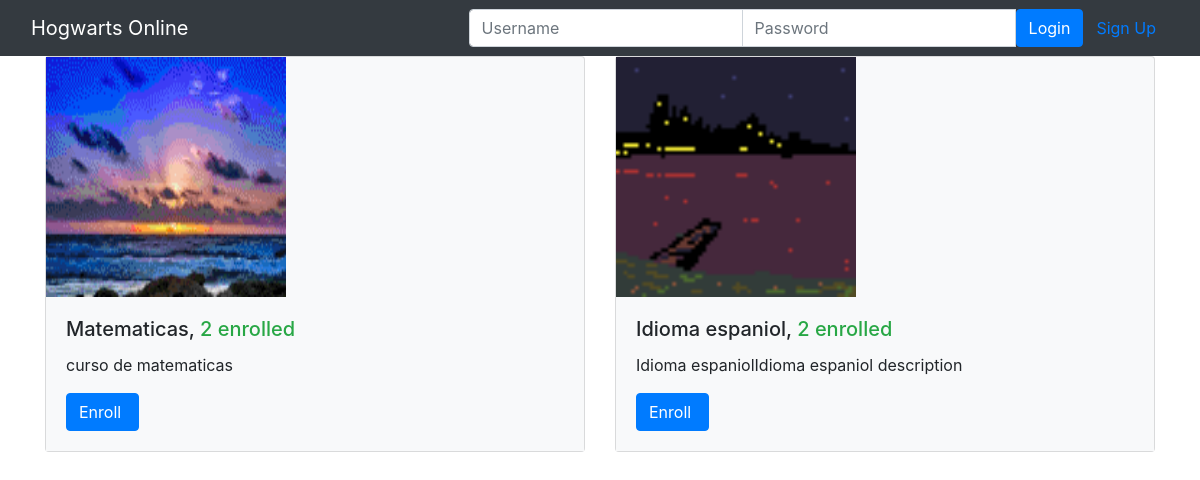
The page /onlinecourse/ on the database as committed earlier.
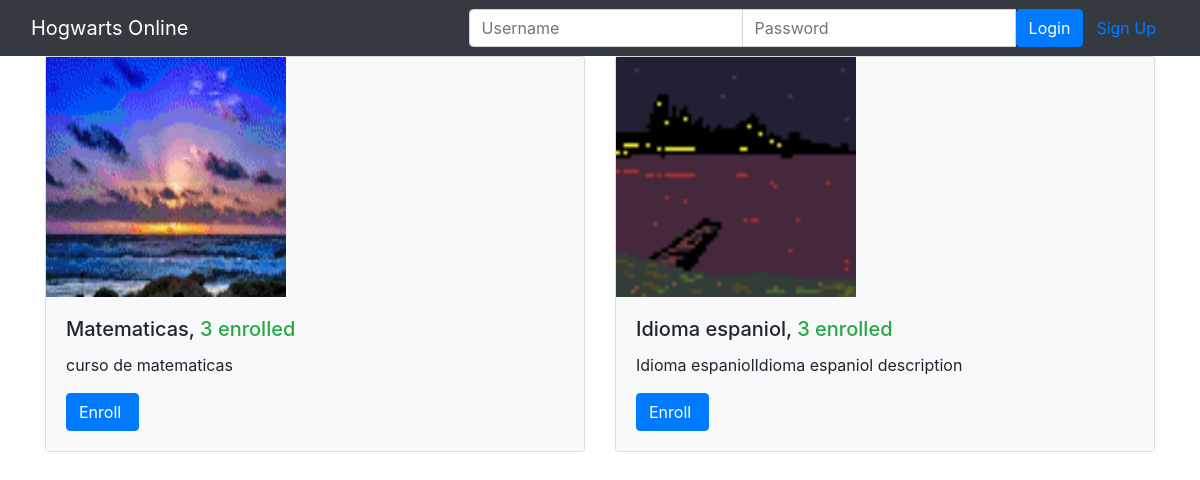
The same page on the database as committed later.
### onlinecourse/models.py (models this page shows, shortened)
class Course(models.Model):
    name = models.CharField(null=False, max_length=30, default='online course')
    image = models.ImageField(upload_to='course_images/')
    description = models.CharField(max_length=1000)
    pub_date = models.DateField(null=True)
    instructors = models.ManyToManyField(Instructor)
    users = models.ManyToManyField(settings.AUTH_USER_MODEL, through='Enrollment')
    total_enrollment = models.IntegerField(default=0)
    is_enrolled = False

### onlinecourse/views.py (the view)
class CourseListView(generic.ListView):
    template_name = 'onlinecourse/course_list_bootstrap.html'
    context_object_name = 'course_list'
    def get_queryset(self):
        user = self.request.user
        courses = Course.objects.order_by('-total_enrollment')[:10]
        for course in courses:
            if user.is_authenticated:
                course.is_enrolled = check_if_enrolled(user, course)
        return courses

### onlinecourse/templates/onlinecourse/course_list_bootstrap.html (shortened to what this page needs)
<!DOCTYPE html>
<html lang="en">
<head>
    {% load static %}
    <link rel="stylesheet" href="https://maxcdn.bootstrapcdn.com/bootstrap/4.5.2/css/bootstrap.min.css">
</head>
<body>
    <nav class="navbar navbar-dark bg-dark">
        <div class="container-fluid">
            <div class="navbar-header">
                <a class="navbar-brand" href="#">Hogwarts Online</a>
            </div>
            <ul class="nav navbar-nav navbar-right">
                {% if user.is_authenticated %}
                <li>
                    <a class="btn btn-link" href="#">{{ user.first_name }}({{ user.username }})</a>
                    <a class="btn btn-link" href="{% url 'onlinecourse:logout' %}">Logout</a>
                </li>
                {% else %}
                <li>
                    <form class="form-inline" action="{% url 'onlinecourse:login' %}" method="post">
                        <div class="input-group">
                            <input type="text" class="form-control" placeholder="Username" name="username">
                            <input type="password" class="form-control" placeholder="Password" name="psw">
                            <button class="btn btn-primary" type="submit">Login</button>
                            <a class="btn btn-link" href="{% url 'onlinecourse:registration' %}">Sign Up</a>
                        </div>
                    </form>
                </li>
                {% endif %}
            </ul>
        </div>
    </nav>
    {% if course_list %}
    <div class="container">
        <div class="card-deck">
            {% for course in course_list %}
            <div class="card bg-light" style="width: 36rem;">
                <img class="card-img-left" src="{{MEDIA_URL}}/{{ course.image }}" width="240px" height="240px"
                    alt="Course image">
                <div class="card-body bg-light">
                    <h5 class="card-title">{{ course.name }}, <span class="text-success">
                            {{ course.total_enrollment}} enrolled</span></h5>
                    <p class="card-text">{{ course.description}}</p>
                    <form action="{% url 'onlinecourse:enroll' course.id %}" method="post">
                        <input class="btn btn-primary" type="submit"
                            value="{% if course.is_enrolled %}Enter{% else %}Enroll{% endif %} ">
                    </form>
                </div>
            </div>
            {% endfor %}
        </div>
    </div>
    {% else %}
    <p>No courses are available.</p>
    {% endif %}
</body>
</html>

Rows that differ between the two databases and show on the page:
changed Course "Matematicas": total_enrollment "2" → "3"
changed Course "Idioma espaniol": total_enrollment "2" → "3"
